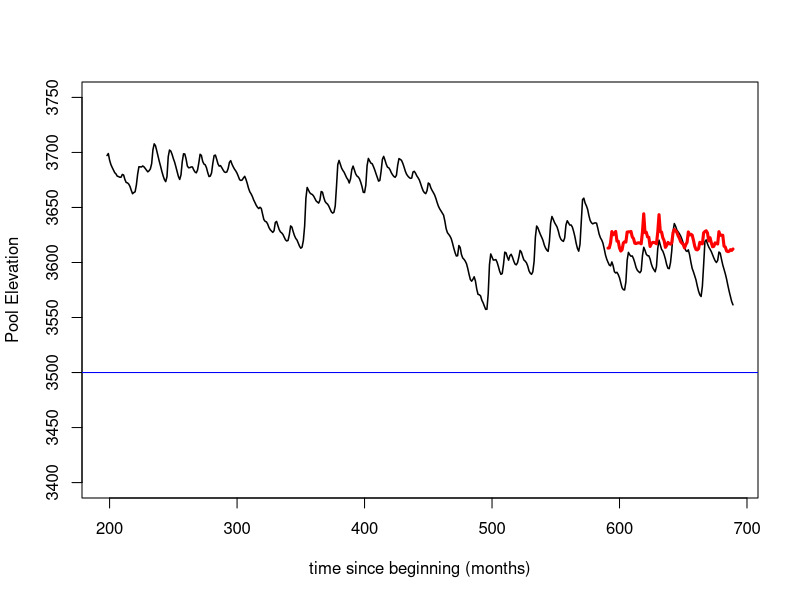
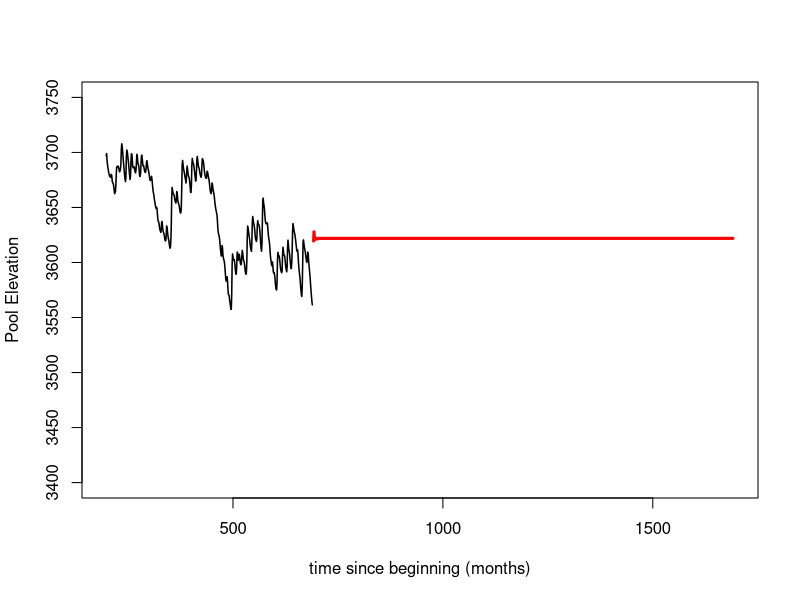
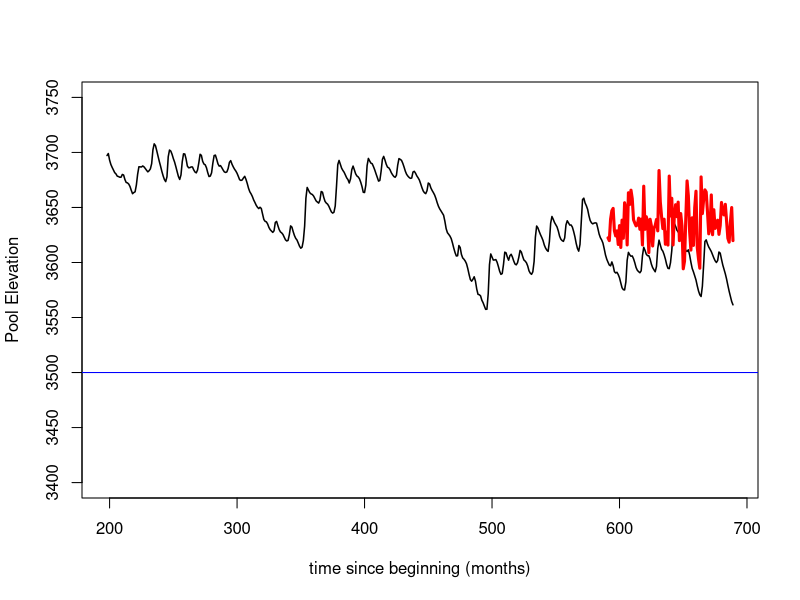
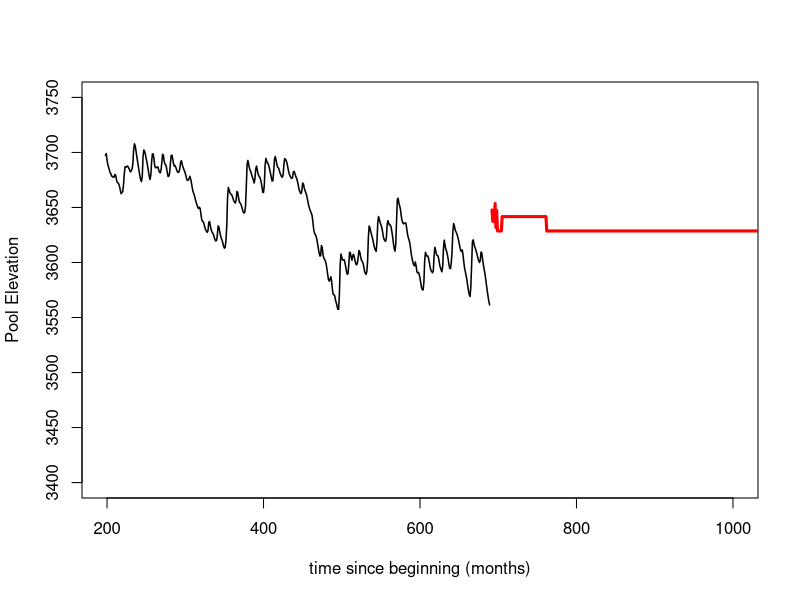
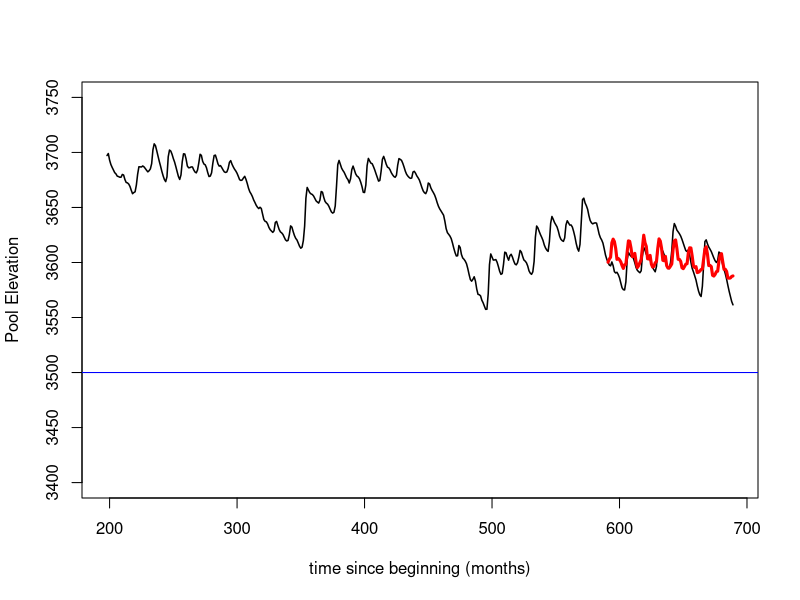
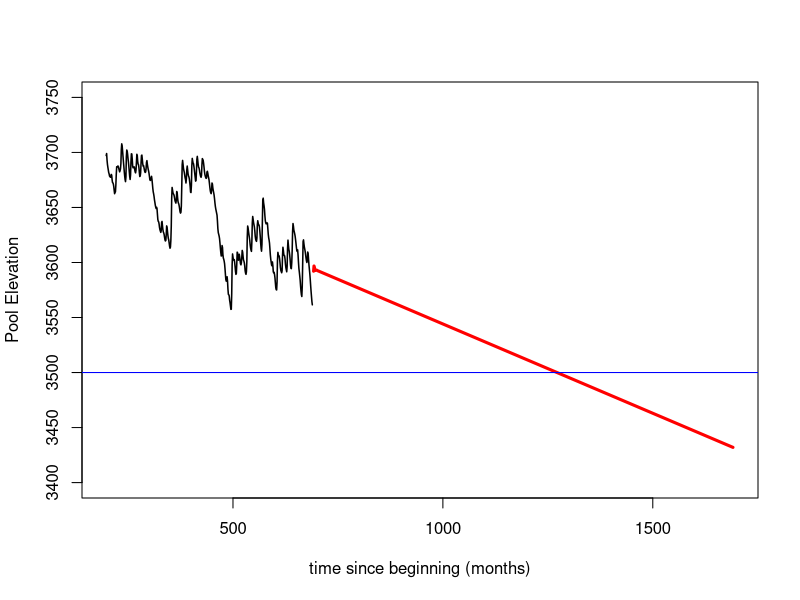

Source code (R) for these figures, in order:
## ---- chunk 1
knitr::opts_chunk$set(echo = TRUE)
## ---- chunk 2
library(lubridate)
library(forecast)
library(caret)
## ---- chunk 3
dat <- read.csv("Lake_Powell_Data.csv")

# Aggregate by each month (by minimum)
dat$YEAR_MONTH <- paste0(year(mdy(dat$datetime)), "_", month(mdy(dat$datetime)))

dat2 <- aggregate(dat[, 2:6], list(dat$YEAR_MONTH), mean)

dat2$YEAR <- as.numeric(sapply(dat2$Group.1, function(x) unlist(strsplit(x, "_"))[1]))
dat2$MONTH <- as.numeric(sapply(dat2$Group.1, function(x) unlist(strsplit(x, "_"))[2]))

dat2$MONTHS_SINCE_BEG <- (dat2$YEAR - 1963) * 12 + (dat2$MONTH - 12)

# order by months since beginning
dat2 <- dat2[order(dat2$MONTHS_SINCE_BEG, decreasing = FALSE), ]

# start from month 197 To get to Jun 1980
dat2 <- dat2[dat2$MONTHS_SINCE_BEG > 197, ]
dat2
## ---- chunk 4
# 80% in training - 20% testing split
train_idx <- seq_len(nrow(dat2) * .8)

train_dat <- dat2[train_idx, ]
test_dat <- dat2[-train_idx, ]
## ---- chunk 5
# forecast each predictor -------------------------------------------------
for_plot <- list()
all_fcasts <- list()
for (variable in c("total.inflows", "total.release", "evaporation", "power.release")) {
    tmp <- ts(dat2[, variable], frequency = 1, start = 200)
    fit <- auto.arima(tmp)
    fcast <- forecast(fit, h = 1000)
    for_plot[[variable]]  <- fcast
    fcast <- as.data.frame(fcast)
    all_fcasts[[variable]] <- fcast
}

## ---- chunk 6
# Create control function for training with 10 folds. search method is grid.
control <- trainControl(method = "cv", 
                        number = 10, 
                        search = "grid")

## ---- chunk 7

# Create tunegrid with 15 values from 1:15 for mtry to tunning model. Our train function will change number of entry variable at each split according to tunegrid. 
tunegrid <- expand.grid(.mtry = (1:15)) 

rf_gridsearch <- train(pool.elevation ~ MONTHS_SINCE_BEG + total.inflows + total.release + evaporation + power.release,
                       data = train_dat,
                       method = "rf",
                       metric = "RMSE",
                       trControl = control,
                       tuneGrid = tunegrid)
print(rf_gridsearch)

predictions <- predict(rf_gridsearch, newdata = test_dat)

MSE_test <- sum((test_dat$pool.elevation - predictions)^2) / nrow(test_dat)
(RMSE <- sqrt(MSE_test))

plot(dat2$MONTHS_SINCE_BEG, dat2$pool.elevation, type =  "l", lty = 1, lwd = 1.5,
     xlab = "time since beginning (months)", ylab = "Pool Elevation", ylim = c(3400, 3750))
lines(test_dat$MONTHS_SINCE_BEG, predictions, col = "red", lwd = 3)
abline(h = 3500, col = "blue")
## ---- chunk 8
# forecast pool elevation
all_predictions <- c()
for (t in rownames(all_fcasts$total.inflows)) {
    tmp <- predict(rf_gridsearch,
                   newdata = data.frame(MONTHS_SINCE_BEG = as.numeric(t), 
                                        total.inflows = all_fcasts$total.inflows[t, "Point Forecast"],
                                        total.release = all_fcasts$total.release[t, "Point Forecast"],
                                        evaporation = all_fcasts$evaporation[t, "Point Forecast"],
                                        power.release = all_fcasts$power.release[t, "Point Forecast"]))
    
    all_predictions <- c(all_predictions, tmp)
}

names(all_predictions) <- rownames(all_fcasts$total.inflows)




plot(dat2$MONTHS_SINCE_BEG, dat2$pool.elevation, type =  "l", lty = 1, lwd = 1.5,
     xlab = "time since beginning (months)", ylab = "Pool Elevation", ylim = c(3400, 3750), 
     xlim = c(200, max(as.numeric(rownames(all_fcasts$total.inflows)))))
lines(as.numeric(names(all_predictions)), all_predictions, col = "red", lwd = 3)
## ---- chunk 9


knn_model <- train(pool.elevation ~ MONTHS_SINCE_BEG + total.inflows + total.release + evaporation +power.release,
                       data = train_dat,
                       method = "knn",
                       metric = "RMSE",
                       trControl = control)
print(knn_model)

predictions <- predict(knn_model, newdata = test_dat)

MSE_test <- sum((test_dat$pool.elevation - predictions)^2) / nrow(test_dat)

#TODO figure out this
(RMSE <- sqrt(MSE_test))

plot(dat2$MONTHS_SINCE_BEG, dat2$pool.elevation, type =  "l", lty = 1, lwd = 1.5,
     xlab = "time since beginning (months)", ylab = "Pool Elevation", ylim = c(3400, 3750))
lines(test_dat$MONTHS_SINCE_BEG, predictions, col = "red", lwd = 3)
abline(h = 3500, col = "blue")
## ---- chunk 10
all_predictions <- c()
for (t in rownames(all_fcasts$total.inflows)) {
    tmp <- predict(knn_model,
                   newdata = data.frame(MONTHS_SINCE_BEG = as.numeric(t), 
                                        total.inflows = all_fcasts$total.inflows[t, "Point Forecast"],
                                        total.release = all_fcasts$total.release[t, "Point Forecast"],
                                        evaporation = all_fcasts$evaporation[t, "Point Forecast"],
                                        power.release = all_fcasts$power.release[t, "Point Forecast"]))
    
    all_predictions <- c(all_predictions, tmp)
}


names(all_predictions) <- rownames(all_fcasts$total.inflows)


plot(dat2$MONTHS_SINCE_BEG, dat2$pool.elevation, type =  "l", lty = 1, lwd = 1.5,
     xlab = "time since beginning (months)", ylab = "Pool Elevation", ylim = c(3400, 3750), xlim = c(200, 1000))
lines(as.numeric(names(all_predictions)), all_predictions, col = "red", lwd = 3)


## ---- chunk 11
lambda <- 10^seq(2, -3, length = 100)
lasso_model <- train(pool.elevation ~ MONTHS_SINCE_BEG + total.inflows + total.release + evaporation + power.release,
                   data = train_dat,
                   method = "glmnet",
                   metric = "RMSE",
                   trControl = control,
                   tuneGrid = expand.grid(alpha = 1, lambda = lambda))

print(lasso_model)

predictions <- predict(lasso_model, newdata = test_dat)

MSE_test <- sum((test_dat$pool.elevation - predictions)^2) / nrow(test_dat)
(RMSE <- sqrt(MSE_test))

plot(dat2$MONTHS_SINCE_BEG, dat2$pool.elevation, type =  "l", lty = 1, lwd = 1.5,
     xlab = "time since beginning (months)", ylab = "Pool Elevation", ylim = c(3400, 3750))
lines(test_dat$MONTHS_SINCE_BEG, predictions, col = "red", lwd = 3)
abline(h = 3500, col = "blue")

## ---- chunk 12
# forecast pool elevation
all_predictions <- c()
for (t in rownames(all_fcasts$total.inflows)) {
    tmp <- predict(lasso_model,
                   newdata = data.frame(MONTHS_SINCE_BEG = as.numeric(t), 
                                        total.inflows = all_fcasts$total.inflows[t, "Point Forecast"],
                                        total.release = all_fcasts$total.release[t, "Point Forecast"],
                                        evaporation = all_fcasts$evaporation[t, "Point Forecast"],
                                        power.release = all_fcasts$power.release[t, "Point Forecast"]))
    
    all_predictions <- c(all_predictions, tmp)
}


names(all_predictions) <- rownames(all_fcasts$total.inflows)


plot(dat2$MONTHS_SINCE_BEG, dat2$pool.elevation, type =  "l", lty = 1, lwd = 1.5,
     xlab = "time since beginning (months)", ylab = "Pool Elevation", ylim = c(3400, 3750), xlim = c(200, max(as.numeric(rownames(all_fcasts$total.inflows)))))
lines(as.numeric(names(all_predictions)), all_predictions, col = "red", lwd = 3)
abline(h = 3500, col = "blue")
